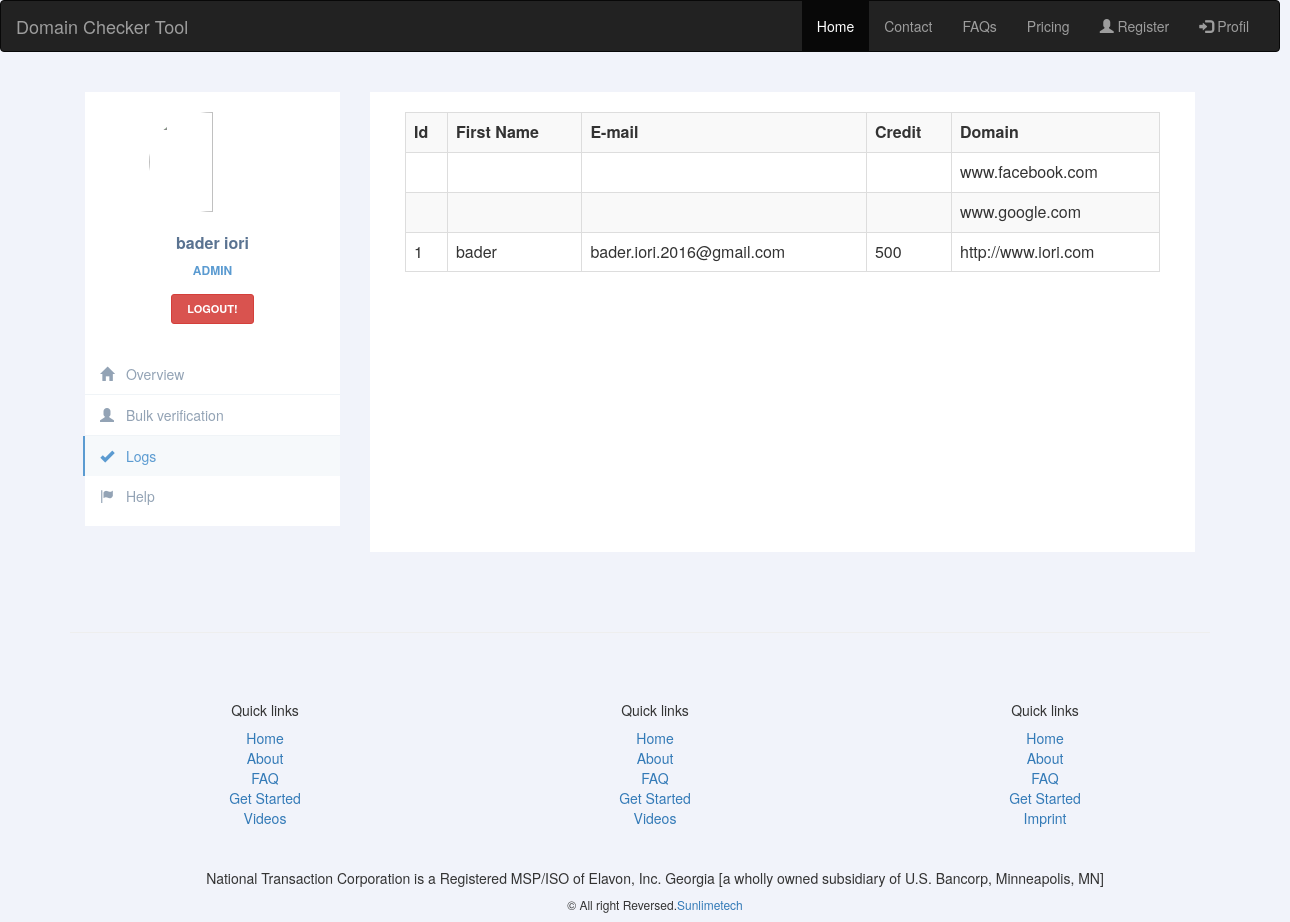
/admin_logs.php (signed in), run on the app's committed database.
### tables this page shows
CREATE TABLE `users` (
  `id` int(11) NOT NULL,
  `first_name` varchar(255) DEFAULT NULL,
  `last_name` varchar(255) DEFAULT NULL,
  `address` varchar(255) DEFAULT NULL,
  `city` varchar(255) DEFAULT NULL,
  `state` varchar(255) DEFAULT NULL,
  `zip_code` varchar(255) DEFAULT NULL,
  `email` varchar(255) DEFAULT NULL,
  `phone_number` varchar(255) DEFAULT NULL,
  `credit` int(11) DEFAULT NULL,
  `registration_date` date DEFAULT NULL,
  `type` varchar(255) DEFAULT NULL,
  `password` varchar(255) DEFAULT NULL
);

CREATE TABLE `domains` (
  `id` int(11) NOT NULL,
  `link` varchar(255) DEFAULT NULL,
  `title` varchar(255) DEFAULT NULL,
  `available` varchar(255) DEFAULT NULL,
  `user` int(11) DEFAULT NULL
);

### admin_logs.php (the view, shortened to what this page needs)
<html>
	<head>
		<link href="//maxcdn.bootstrapcdn.com/bootstrap/3.3.0/css/bootstrap.min.css" rel="stylesheet" id="bootstrap-css">
	</head>
	<body style="width:1280px">
			     <nav class="navbar navbar-inverse">
                  <div class="container-fluid">
                    <div class="navbar-header">
                      <a class="navbar-brand" href="#">Domain Checker Tool</a>
                   </div>
                  <div class="collapse navbar-collapse" id="myNavbar">
                    <ul class="nav navbar-nav navbar-right">
                      <li class="active"><a href="index.php">Home</a></li>
                      <li><a href="contact.php">Contact</a></li>
                      <li><a href="faqs.php">FAQs</a></li>
                      <li><a href="pricing.php">Pricing</a></li>
                      <li><a href="register.php"><span class="glyphicon glyphicon-user"></span> Register</a></li>
                      <li><a href="<?php
                      if(isset($_SESSION['logged']))
                      {
                        if($_SESSION['type'] == "administrator")
                        {
                          echo "admin.php";
                        }else
                        {
                          echo "profil.php";
                        }
                      }else
                      {
                          echo "login.php";
                      }
                      ?>"><span class="glyphicon glyphicon-log-in"></span> <?php
                      if(isset($_SESSION['logged']))
                      {
                        if($_SESSION['type'] == "administrator")
                        {
                          echo "Admin";
                        }else
                        {
                          echo "Profil";
                        }
                      }else
                      {
                        echo "Login";
                      }
                      ?></a></li>
                    </ul>
                  </div>
                </nav>
		<div class="container">
            <div class="row profile">
        		<div class="col-md-3">
        			<div class="profile-sidebar">
        				<div class="profile-userpic">
        					<img src="https://png.pngtree.com/element_origin_min_pic/16/11/25/f2db5b1fae65676bfd1ecae1dbfdc3a2.jpg" style="height:100px" class="img-responsive" alt="">
        				</div>
        				<div class="profile-usertitle">
        					<div class="profile-usertitle-name">
        						<?php
        						  include 'config/connection.php';
        						  $query = "select first_name, last_name, credit from users where email = '".$_SESSION['logged']."'";
        						  $result = mysqli_query($connection, $query);
        						  $row = mysqli_fetch_row($result);
        						  $first_name = $row[0];
        						  $last_name = $row[1];
        						  echo $first_name." ".$last_name;
        						?>
        					</div>
        					<div class="profile-usertitle-job">
        						ADMIN
        					</div>
        				</div>
        				<div class="profile-userbuttons">
        				<form method="post">
        					<button type="submit" name="logout" class="btn btn-danger btn-sm">Logout!</button>
        				</form>
        				</div>
        				<div class="profile-usermenu">
        					<ul class="nav">
        						<li>
        							<a href="admin.php">
        							<i class="glyphicon glyphicon-home"></i>
        							Overview </a>
        						</li>
        						<li>
        							<a href="bulk_verification.php">
        							<i class="glyphicon glyphicon-user"></i>
        							Bulk verification </a>
        						</li >
        						<li class="active">
        							<a href="admin_logs.php">
        							<i class="glyphicon glyphicon-ok"></i>
        							Logs </a>
        						</li>
        						<li>
        							<a href="#">
        							<i class="glyphicon glyphicon-flag"></i>
        							Help </a>
        						</li>
        					</ul>
        				</div>
        			</div>
        		</div>
        		<div class="col-md-9">
                    <div class="profile-content" style="text-align:center">
                        <form method="post">
                          <div id="result" class="container-fluid">
                              <table class="table table-bordered table-striped">
                                  <th>Id</th> <th>First Name</th> <th>E-mail</th> <th>Credit</th> <th>Domain</th>
                                  <?php
                                      $query = "select (select id from users where users.id = domains.user) as id, ( select first_name from users where users.id = domains.user ) as first_name, ( select email from users where users.id = domains.user ) as email, ( select credit from users where users.id = domains.user ) as credit, link from domains";
                                      $resultp = mysqli_query($GLOBALS['connection'], $query);
                                      if($resultp !== false)
                                      {
                                        while($row = mysqli_fetch_row($resultp))
                                        {
                                            echo "<tr>";
                                            echo "<td>".$row[0]."</td><td>".$row[1]."</td> <td>".$row[2]."</td> <td>".$row[3]."</td> <td>".$row[4]."</td>";
                                            echo "</tr>";
                                        }
                                      }
                                  ?>
                              </table>
                            </div>
                        </form>
        		</div>
        	</div>
        </div>
	</body>
	<br>
	<br>
	<hr>
	<br>
	<br>
	<section id="footer">
		<div class="container">
			<div class="row text-center text-xs-center text-sm-left text-md-left">
				<div class="col-xs-12 col-sm-4 col-md-4">
					<h5>Quick links</h5>
					<ul class="list-unstyled quick-links">
						<li><a href="javascript:void();"><i class="fa fa-angle-double-right"></i>Home</a></li>
						<li><a href="javascript:void();"><i class="fa fa-angle-double-right"></i>About</a></li>
						<li><a href="javascript:void();"><i class="fa fa-angle-double-right"></i>FAQ</a></li>
						<li><a href="javascript:void();"><i class="fa fa-angle-double-right"></i>Get Started</a></li>
						<li><a href="javascript:void();"><i class="fa fa-angle-double-right"></i>Videos</a></li>
					</ul>
				</div>
				<div class="col-xs-12 col-sm-4 col-md-4">
					<h5>Quick links</h5>
					<ul class="list-unstyled quick-links">
						<li><a href="javascript:void();"><i class="fa fa-angle-double-right"></i>Home</a></li>
						<li><a href="javascript:void();"><i class="fa fa-angle-double-right"></i>About</a></li>
						<li><a href="javascript:void();"><i class="fa fa-angle-double-right"></i>FAQ</a></li>
						<li><a href="javascript:void();"><i class="fa fa-angle-double-right"></i>Get Started</a></li>
						<li><a href="javascript:void();"><i class="fa fa-angle-double-right"></i>Videos</a></li>
					</ul>
				</div>
				<div class="col-xs-12 col-sm-4 col-md-4">
					<h5>Quick links</h5>
					<ul class="list-unstyled quick-links">
						<li><a href="javascript:void();"><i class="fa fa-angle-double-right"></i>Home</a></li>
						<li><a href="javascript:void();"><i class="fa fa-angle-double-right"></i>About</a></li>
						<li><a href="javascript:void();"><i class="fa fa-angle-double-right"></i>FAQ</a></li>
						<li><a href="javascript:void();"><i class="fa fa-angle-double-right"></i>Get Started</a></li>
						<li><a href="https://wwwe.sunlimetech.com" title="Design and developed by"><i class="fa fa-angle-double-right"></i>Imprint</a></li>
					</ul>
				</div>
			</div>
			<div class="row">
				<div class="col-xs-12 col-sm-12 col-md-12 mt-2 mt-sm-5">
					<ul class="list-unstyled list-inline social text-center">
					</ul>
				</div>
			</div>
			<div class="row">
				<div class="col-xs-12 col-sm-12 col-md-12 mt-2 mt-sm-2 text-center text-white">
					<p>National Transaction Corporation is a Registered MSP/ISO of Elavon, Inc. Georgia [a wholly owned subsidiary of U.S. Bancorp, Minneapolis, MN]</p>
					<p class="h6">&copy All right Reversed.<a class="text-green ml-2" href="https://www.sunlimetech.com" target="_blank">Sunlimetech</a></p>
				</div>
			</div>
		</div>
	</section>
</html>

### admin_logs.php (style rules this page uses)
body { background: #F1F3FA; }
.profile { margin: 20px 0; }
.profile-sidebar { padding: 20px 0 10px 0; background: #fff; }
.profile-userpic img { float: none; margin: 0 auto; width: 50%; height: 50%; -webkit-border-radius: 50% !important; -moz-border-radius: 50% !important; border-radius: 50% !important; }
.profile-usertitle { text-align: center; margin-top: 20px; }
.profile-usertitle-name { color: #5a7391; font-size: 16px; font-weight: 600; margin-bottom: 7px; }
.profile-usertitle-job { text-transform: uppercase; color: #5b9bd1; font-size: 12px; font-weight: 600; margin-bottom: 15px; }
.profile-userbuttons { text-align: center; margin-top: 10px; }
.profile-userbuttons .btn { text-transform: uppercase; font-size: 11px; font-weight: 600; padding: 6px 15px; margin-right: 5px; }
.profile-userbuttons .btn:last-child { margin-right: 0px; }
.profile-usermenu { margin-top: 30px; }
.profile-usermenu ul li { border-bottom: 1px solid #f0f4f7; }
.profile-usermenu ul li:last-child { border-bottom: none; }
.profile-usermenu ul li a { color: #93a3b5; font-size: 14px; font-weight: 400; }
.profile-usermenu ul li a i { margin-right: 8px; font-size: 14px; }
.profile-usermenu ul li.active { border-bottom: none; }
.profile-usermenu ul li.active a { color: #5b9bd1; background-color: #f6f9fb; border-left: 2px solid #5b9bd1; margin-left: -2px; }
.profile-content { padding: 20px; background: #fff; min-height: 460px; }

### data on the page
users: first_name "bader", last_name "iori"
domains: link "www.facebook.com"
domains: link "www.google.com"
domains: row "1", row "bader", row "bader.iori.2016@gmail.com", row "500", link "http://www.iori.com"
